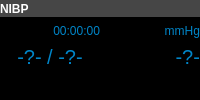
              <widget class="QWidget" name="widget_14" native="true">
               <layout class="QVBoxLayout" name="verticalLayout_10" stretch="1,5">
                <property name="spacing">
                 <number>0</number>
                </property>
                <property name="leftMargin">
                 <number>0</number>
                </property>
                <property name="topMargin">
                 <number>0</number>
                </property>
                <property name="rightMargin">
                 <number>0</number>
                </property>
                <property name="bottomMargin">
                 <number>0</number>
                </property>
                <item>
                 <widget class="QLabel" name="label_6">
                  <property name="font">
                   <font>
                    <weight>75</weight>
                    <bold>true</bold>
                   </font>
                  </property>
                  <property name="styleSheet">
                   <string notr="true">background-color: rgb(70, 70, 70);
color: rgb(255, 255, 255);</string>
                  </property>
                  <property name="text">
                   <string>NIBP</string>
                  </property>
                 </widget>
                </item>
                <item>
                 <widget class="QWidget" name="widget_20" native="true">
                  <layout class="QVBoxLayout" name="verticalLayout_21" stretch="1,2">
                   <property name="spacing">
                    <number>0</number>
                   </property>
                   <property name="leftMargin">
                    <number>0</number>
                   </property>
                   <property name="topMargin">
                    <number>0</number>
                   </property>
                   <property name="rightMargin">
                    <number>0</number>
                   </property>
                   <property name="bottomMargin">
                    <number>0</number>
                   </property>
                   <item>
                    <widget class="QWidget" name="widget_31" native="true">
                     <layout class="QHBoxLayout" name="horizontalLayout_11" stretch="1,1">
                      <property name="spacing">
                       <number>0</number>
                      </property>
                      <property name="leftMargin">
                       <number>0</number>
                      </property>
                      <property name="topMargin">
                       <number>0</number>
                      </property>
                      <property name="rightMargin">
                       <number>0</number>
                      </property>
                      <property name="bottomMargin">
                       <number>0</number>
                      </property>
                      <item>
                       <widget class="QLabel" name="label_30">
                        <property name="styleSheet">
                         <string notr="true">background-color: rgb(0, 0, 0);
color: rgb(0, 133, 200);</string>
                        </property>
                        <property name="text">
                         <string>00:00:00</string>
                        </property>
                        <property name="alignment">
                         <set>Qt::AlignRight|Qt::AlignTrailing|Qt::AlignVCenter</set>
                        </property>
                       </widget>
                      </item>
                      <item>
                       <widget class="QLabel" name="label_31">
                        <property name="styleSheet">
                         <string notr="true">background-color: rgb(0, 0, 0);
color: rgb(0, 133, 200);</string>
                        </property>
                        <property name="text">
                         <string>mmHg</string>
                        </property>
                        <property name="alignment">
                         <set>Qt::AlignRight|Qt::AlignTrailing|Qt::AlignVCenter</set>
                        </property>
                       </widget>
                      </item>
                     </layout>
                    </widget>
                   </item>
                   <item>
                    <widget class="QWidget" name="widget_32" native="true">
                     <layout class="QHBoxLayout" name="horizontalLayout_12" stretch="1,1">
                      <property name="spacing">
                       <number>0</number>
                      </property>
                      <property name="leftMargin">
                       <number>0</number>
                      </property>
                      <property name="topMargin">
                       <number>0</number>
                      </property>
                      <property name="rightMargin">
                       <number>0</number>
                      </property>
                      <property name="bottomMargin">
                       <number>0</number>
                      </property>
                      <item>
                       <widget class="QLabel" name="label_32">
                        <property name="font">
                         <font>
                          <pointsize>15</pointsize>
                         </font>
                        </property>
                        <property name="styleSheet">
                         <string notr="true">background-color: rgb(0, 0, 0);
color: rgb(0, 133, 200);</string>
                        </property>
                        <property name="text">
                         <string>-?- / -?-</string>
                        </property>
                        <property name="alignment">
                         <set>Qt::AlignHCenter|Qt::AlignTop</set>
                        </property>
                       </widget>
                      </item>
                      <item>
                       <widget class="QLabel" name="label_33">
                        <property name="font">
                         <font>
                          <pointsize>15</pointsize>
                         </font>
                        </property>
                        <property name="styleSheet">
                         <string notr="true">background-color: rgb(0, 0, 0);
color: rgb(0, 133, 200);</string>
                        </property>
                        <property name="text">
                         <string>-?-</string>
                        </property>
                        <property name="alignment">
                         <set>Qt::AlignRight|Qt::AlignTop|Qt::AlignTrailing</set>
                        </property>
                       </widget>
                      </item>
                     </layout>
                    </widget>
                   </item>
                  </layout>
                 </widget>
                </item>
               </layout>
              </widget>
